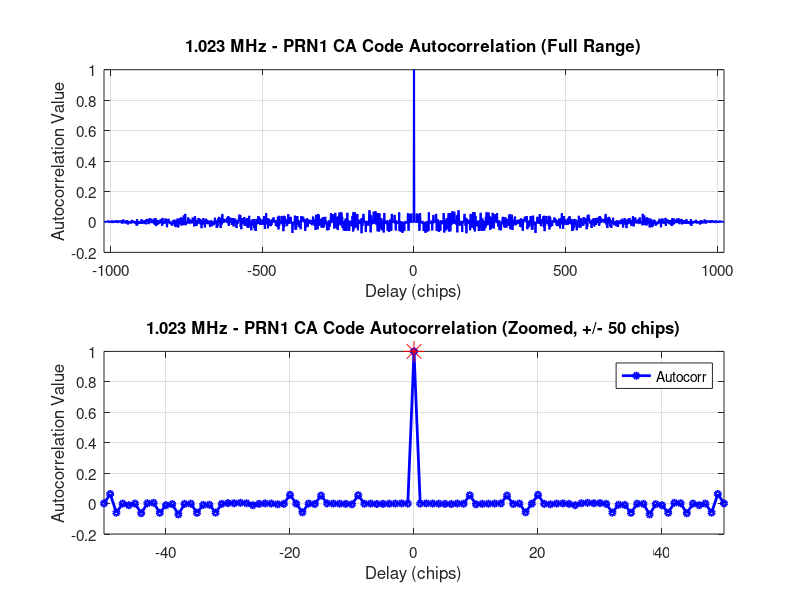
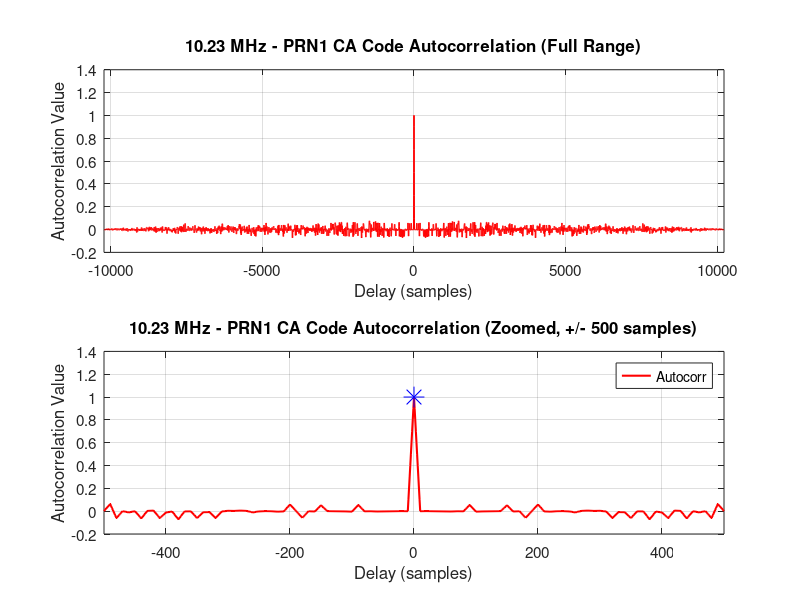
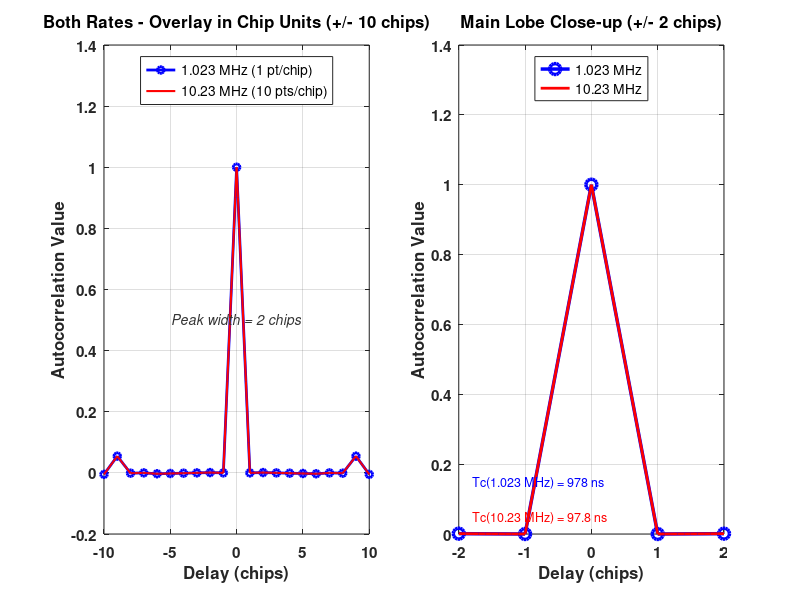
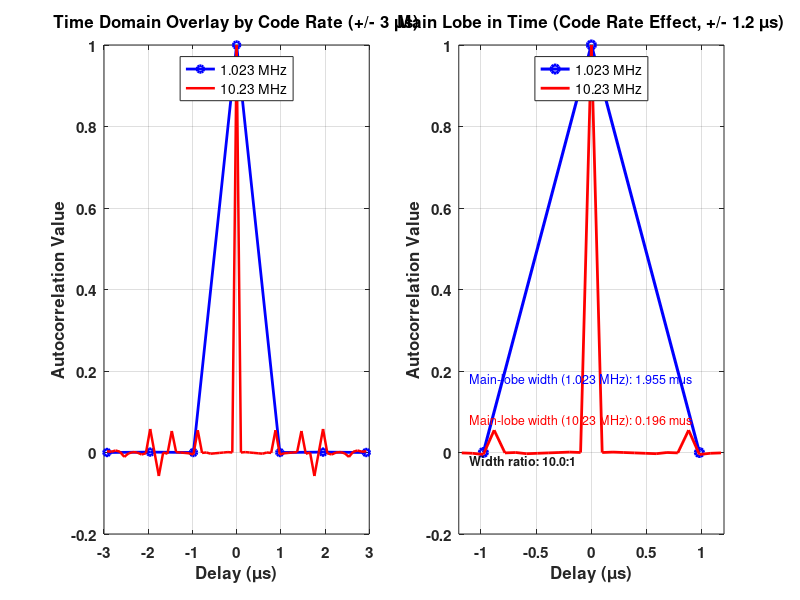

Write MATLAB code to recreate these figures, in order.
%% CA Code Autocorrelation Analysis - PRN1
% Analyze autocorrelation of PRN1 at two different sampling rates
% (1.023 MHz and 10.23 MHz)
% Generates plots showing autocorrelation curves

clear all;
close all;
clc;

%% 1. Generate PRN1 CA Code Sequence
fprintf('====== PRN1 CA Code Autocorrelation Analysis ======\n');
fprintf('Generating PRN1 CA code...\n');

g1 = ones(1, 10);
g2 = ones(1, 10);
ca01 = zeros(1, 1023);

for k = 1:1023
    g1_out = g1(10);
    g2_prn1_out = xor(g2(2), g2(6));
    ca01(k) = xor(g1_out, g2_prn1_out);
    
    g1_feedback = xor(g1(3), g1(10));
    g2_feedback = xor(xor(xor(g2(2), g2(3)), xor(g2(6), g2(8))), xor(g2(9), g2(10)));
    
    g1 = [g1_feedback, g1(1:9)];
    g2 = [g2_feedback, g2(1:9)];
end

% Convert to +1/-1 format
ca = 1 - 2 * ca01;

fprintf('CA code length: %d chips\n', length(ca));
fprintf('CA code period: %d chips\n\n', 1023);

%% 2. Calculate Autocorrelation at 1.023 MHz
fprintf('Computing autocorrelation at 1.023 MHz...\n');

% Normalize CA code
ca_norm_1023 = ca / norm(ca);

% Compute autocorrelation (delay from -1023 to +1023 chips)
max_lag = 1023;
autocorr_1023 = zeros(1, 2*max_lag + 1);
lags_1023 = (-max_lag:max_lag);

for lag_idx = 1:length(lags_1023)
    lag = lags_1023(lag_idx);
    
    if lag >= 0
        % Positive delay
        if lag < length(ca_norm_1023)
            autocorr_1023(lag_idx) = sum(ca_norm_1023(1:end-lag) .* ca_norm_1023(lag+1:end));
        end
    else
        % Negative delay
        lag_abs = abs(lag);
        if lag_abs < length(ca_norm_1023)
            autocorr_1023(lag_idx) = sum(ca_norm_1023(lag_abs+1:end) .* ca_norm_1023(1:end-lag_abs));
        end
    end
end

fprintf('1.023 MHz autocorrelation computation completed\n');

%% 3. Calculate Autocorrelation at 10.23 MHz (High Sampling Rate)
fprintf('Computing autocorrelation at 10.23 MHz...\n');

% 10x upsampling (each chip becomes 10 samples)
oversample_factor = 10;
ca_10x = zeros(1, length(ca) * oversample_factor);

for i = 1:length(ca)
    ca_10x((i-1)*oversample_factor + 1 : i*oversample_factor) = ca(i);
end

ca_norm_10230 = ca_10x / norm(ca_10x);

% Compute autocorrelation (delay from -10230 to +10230 samples)
max_lag_10x = 10230;
autocorr_10230 = zeros(1, 2*max_lag_10x + 1);
lags_10230 = (-max_lag_10x:max_lag_10x);

for lag_idx = 1:length(lags_10230)
    lag = lags_10230(lag_idx);
    
    if lag >= 0
        if lag < length(ca_norm_10230)
            autocorr_10230(lag_idx) = sum(ca_norm_10230(1:end-lag) .* ca_norm_10230(lag+1:end));
        end
    else
        lag_abs = abs(lag);
        if lag_abs < length(ca_norm_10230)
            autocorr_10230(lag_idx) = sum(ca_norm_10230(lag_abs+1:end) .* ca_norm_10230(1:end-lag_abs));
        end
    end
end

fprintf('10.23 MHz autocorrelation computation completed\n\n');

%% 4. Create Visualization Plots

% Get output directory (same as script location)
output_dir = fileparts(mfilename('fullpath'));

% Figure 1: 1.023 MHz autocorrelation (full range)
figure('Name', 'PRN1 CA Autocorr Analysis - 1.023 MHz', 'Color', 'w', 'Position', [100 100 1200 700]);

subplot(2,1,1);
plot(lags_1023, autocorr_1023, 'b-', 'LineWidth', 1.5);
grid on;
xlabel('Delay (chips)');
ylabel('Autocorrelation Value');
title('1.023 MHz - PRN1 CA Code Autocorrelation (Full Range)');
xlim([-1023 1023]);
set(gca, 'FontSize', 11);

% Figure 2: 1.023 MHz autocorrelation (zoomed to center, +/- 50 chips)
subplot(2,1,2);
center_idx = max_lag + 1;  % Index at zero delay
zoom_range = 50;
zoom_idx = center_idx - zoom_range : center_idx + zoom_range;
plot(lags_1023(zoom_idx), autocorr_1023(zoom_idx), 'b-', 'LineWidth', 2, 'Marker', 'o', 'MarkerSize', 4);
grid on;
xlabel('Delay (chips)');
ylabel('Autocorrelation Value');
title('1.023 MHz - PRN1 CA Code Autocorrelation (Zoomed, +/- 50 chips)');
xlim([-zoom_range zoom_range]);
set(gca, 'FontSize', 11);

% Mark peak value
[max_val, max_idx] = max(autocorr_1023(zoom_idx));
hold on;
plot(lags_1023(zoom_idx(max_idx)), max_val, 'r*', 'MarkerSize', 15);
legend(sprintf('Autocorr', sprintf('Peak=%.4f', max_val)), 'FontSize', 10);

output_file = fullfile(output_dir, 'ca_autocorr_1023MHz.png');
print(gcf, output_file, '-dpng', '-r150');
fprintf('Saved: %s\n', output_file);

% Figure 3: 10.23 MHz autocorrelation (full range)
figure('Name', 'PRN1 CA Autocorr Analysis - 10.23 MHz', 'Color', 'w', 'Position', [100 100 1200 700]);

subplot(2,1,1);
plot(lags_10230, autocorr_10230, 'r-', 'LineWidth', 1);
grid on;
xlabel('Delay (samples)');
ylabel('Autocorrelation Value');
title('10.23 MHz - PRN1 CA Code Autocorrelation (Full Range)');
xlim([-10230 10230]);
set(gca, 'FontSize', 11);

% Figure 4: 10.23 MHz autocorrelation (zoomed to center, +/- 500 samples)
subplot(2,1,2);
center_idx_10x = max_lag_10x + 1;
zoom_range_10x = 500;
zoom_idx_10x = center_idx_10x - zoom_range_10x : center_idx_10x + zoom_range_10x;
plot(lags_10230(zoom_idx_10x), autocorr_10230(zoom_idx_10x), 'r-', 'LineWidth', 1.5, 'Marker', '.', 'MarkerSize', 3);
grid on;
xlabel('Delay (samples)');
ylabel('Autocorrelation Value');
title('10.23 MHz - PRN1 CA Code Autocorrelation (Zoomed, +/- 500 samples)');
xlim([-zoom_range_10x zoom_range_10x]);
set(gca, 'FontSize', 11);

% Mark peak value
[max_val_10x, max_idx_10x] = max(autocorr_10230(zoom_idx_10x));
hold on;
plot(lags_10230(zoom_idx_10x(max_idx_10x)), max_val_10x, 'b*', 'MarkerSize', 15);
legend(sprintf('Autocorr', sprintf('Peak=%.4f', max_val_10x)), 'FontSize', 10);

output_file = fullfile(output_dir, 'ca_autocorr_10230MHz.png');
print(gcf, output_file, '-dpng', '-r150');
fprintf('Saved: %s\n', output_file);

% Figure 5: Overlay comparison with x-axis normalized to chips
% Key insight: both peaks are 2 chips wide, but differ 10x in physical time.
figure('Name', 'PRN1 CA Autocorr Comparison - Chip Normalized', 'Color', 'w', 'Position', [100 100 1400 550]);

% --- Subplot 1: Wide view (+/- 10 chips), normalized to chips ---
subplot(1,2,1);
zoom_chips = 10;
zoom_idx_w1 = center_idx - zoom_chips : center_idx + zoom_chips;
lags_chip_1023 = lags_1023(zoom_idx_w1);  % already in chips

% For 10.23 MHz: convert sample lag to chip lag (divide by oversample_factor)
zoom_samp_w2 = zoom_chips * oversample_factor;
zoom_idx_w2 = center_idx_10x - zoom_samp_w2 : center_idx_10x + zoom_samp_w2;
lags_chip_10230 = lags_10230(zoom_idx_w2) / oversample_factor;  % samples -> chips

plot(lags_chip_1023, autocorr_1023(zoom_idx_w1), 'b-o', 'LineWidth', 2, 'MarkerSize', 5);
hold on;
plot(lags_chip_10230, autocorr_10230(zoom_idx_w2), 'r-', 'LineWidth', 1.5);
grid on;
xlabel('Delay (chips)');
ylabel('Autocorrelation Value');
title('Both Rates - Overlay in Chip Units (+/- 10 chips)');
legend('1.023 MHz (1 pt/chip)', '10.23 MHz (10 pts/chip)', 'Location', 'north');
set(gca, 'FontSize', 11, 'FontWeight', 'bold');
xlim([-zoom_chips zoom_chips]);
% Annotation: peak width is the same in chips
text(0, 0.5, 'Peak width = 2 chips', 'HorizontalAlignment', 'center', ...
    'FontSize', 10, 'Color', [0.2 0.2 0.2], 'FontAngle', 'italic');

% --- Subplot 2: Close-up of the main lobe (+/- 2 chips) ---
subplot(1,2,2);
zoom_chips2 = 2;
zoom_idx_c1 = center_idx - zoom_chips2 : center_idx + zoom_chips2;
lags_chip_c1 = lags_1023(zoom_idx_c1);

zoom_samp_c2 = zoom_chips2 * oversample_factor;
zoom_idx_c2 = center_idx_10x - zoom_samp_c2 : center_idx_10x + zoom_samp_c2;
lags_chip_c2 = lags_10230(zoom_idx_c2) / oversample_factor;

plot(lags_chip_c1, autocorr_1023(zoom_idx_c1), 'b-o', 'LineWidth', 2.5, 'MarkerSize', 8);
hold on;
plot(lags_chip_c2, autocorr_10230(zoom_idx_c2), 'r-', 'LineWidth', 2);
grid on;
xlabel('Delay (chips)');
ylabel('Autocorrelation Value');
title('Main Lobe Close-up (+/- 2 chips)');
legend('1.023 MHz', '10.23 MHz', 'Location', 'north');
set(gca, 'FontSize', 11, 'FontWeight', 'bold');
xlim([-zoom_chips2 zoom_chips2]);
% Physical time annotation
Tc_1023  = 1 / 1.023e6 * 1e6;   % us
Tc_10230 = 1 / 10.23e6 * 1e6;   % us
text(-1.8, 0.15, sprintf('Tc(1.023 MHz) = %.0f ns', Tc_1023*1e3), ...
    'FontSize', 9, 'Color', 'b');
text(-1.8, 0.05, sprintf('Tc(10.23 MHz) = %.1f ns', Tc_10230*1e3), ...
    'FontSize', 9, 'Color', 'r');

output_file = fullfile(output_dir, 'ca_autocorr_comparison.png');
print(gcf, output_file, '-dpng', '-r150');
fprintf('Saved: %s\n\n', output_file);

% Figure 6: Time-domain overlay for true code-rate comparison
% IMPORTANT: This figure compares two code rates (chip durations), not sampling densities.
% The PRN chip sequence is the same; only chip period changes with code rate.
figure('Name', 'PRN1 CA Autocorr Comparison - Time Domain', 'Color', 'w', 'Position', [120 120 1400 550]);

% Convert lag axes to time (microseconds)
Rc_slow = 1.023e6;   % chips/s
Rc_fast = 10.23e6;   % chips/s
Tc_slow = 1 / Rc_slow;   % seconds/chip
Tc_fast = 1 / Rc_fast;   % seconds/chip
lags_time_us_1023 = lags_1023 * Tc_slow * 1e6;
lags_time_us_10230 = lags_1023 * Tc_fast * 1e6;

% Theoretical main-lobe full width (zero-crossing to zero-crossing)
main_lobe_width_slow_us = 2 * Tc_slow * 1e6;
main_lobe_width_fast_us = 2 * Tc_fast * 1e6;
width_ratio = main_lobe_width_slow_us / main_lobe_width_fast_us;

subplot(1,2,1);
time_window_us = 3.0;
idx_t1 = abs(lags_time_us_1023) <= time_window_us;
idx_t2 = abs(lags_time_us_10230) <= time_window_us;
plot(lags_time_us_1023(idx_t1), autocorr_1023(idx_t1), 'b-o', 'LineWidth', 2, 'MarkerSize', 5);
hold on;
plot(lags_time_us_10230(idx_t2), autocorr_1023(idx_t2), 'r-', 'LineWidth', 1.8);
grid on;
xlabel('Delay (\mus)');
ylabel('Autocorrelation Value');
title('Time Domain Overlay by Code Rate (+/- 3 \mus)');
legend('1.023 MHz', '10.23 MHz', 'Location', 'north');
set(gca, 'FontSize', 11, 'FontWeight', 'bold');
xlim([-time_window_us time_window_us]);

subplot(1,2,2);
time_window_us_zoom = 1.2;
idx_t1_zoom = abs(lags_time_us_1023) <= time_window_us_zoom;
idx_t2_zoom = abs(lags_time_us_10230) <= time_window_us_zoom;
plot(lags_time_us_1023(idx_t1_zoom), autocorr_1023(idx_t1_zoom), 'b-o', 'LineWidth', 2.2, 'MarkerSize', 6);
hold on;
plot(lags_time_us_10230(idx_t2_zoom), autocorr_1023(idx_t2_zoom), 'r-', 'LineWidth', 2);
grid on;
xlabel('Delay (\mus)');
ylabel('Autocorrelation Value');
title('Main Lobe in Time (Code Rate Effect, +/- 1.2 \mus)');
legend('1.023 MHz', '10.23 MHz', 'Location', 'north');
set(gca, 'FontSize', 11, 'FontWeight', 'bold');
xlim([-time_window_us_zoom time_window_us_zoom]);

text(-1.1, 0.18, sprintf('Main-lobe width (1.023 MHz): %.3f \mus', main_lobe_width_slow_us), ...
    'FontSize', 9, 'Color', 'b');
text(-1.1, 0.08, sprintf('Main-lobe width (10.23 MHz): %.3f \mus', main_lobe_width_fast_us), ...
    'FontSize', 9, 'Color', 'r');
text(-1.1, -0.02, sprintf('Width ratio: %.1f:1', width_ratio), ...
    'FontSize', 9, 'Color', [0.1 0.1 0.1], 'FontWeight', 'bold');

output_file = fullfile(output_dir, 'ca_autocorr_time_comparison.png');
print(gcf, output_file, '-dpng', '-r150');
fprintf('Saved: %s\n\n', output_file);

%% 5. Compute and Display Statistics
fprintf('====== Statistical Analysis ======\n');
fprintf('1.023 MHz Rate:\n');
fprintf('  Peak autocorrelation: %.6f (at zero delay)\n', autocorr_1023(center_idx));
fprintf('  Minimum autocorrelation: %.6f\n', min(autocorr_1023));
fprintf('  Mean autocorrelation: %.6f\n', mean(autocorr_1023));

fprintf('\n10.23 MHz Rate:\n');
fprintf('  Peak autocorrelation: %.6f (at zero delay)\n', autocorr_10230(center_idx_10x));
fprintf('  Minimum autocorrelation: %.6f\n', min(autocorr_10230));
fprintf('  Mean autocorrelation: %.6f\n', mean(autocorr_10230));

% Compute sidelobe analysis
sidelobe_1023 = max([autocorr_1023(center_idx-1023:center_idx-1), autocorr_1023(center_idx+1:center_idx+1023)]);
fprintf('\nSidelobe Analysis:\n');
fprintf('  1.023 MHz peak sidelobe: %.6f\n', sidelobe_1023);
fprintf('  Sidelobe to mainlobe ratio: %.4f\n', sidelobe_1023/autocorr_1023(center_idx));

fprintf('\nTime-Domain Main-Lobe Width (Theory):\n');
fprintf('  1.023 MHz width: %.6f us\n', main_lobe_width_slow_us);
fprintf('  10.23 MHz width: %.6f us\n', main_lobe_width_fast_us);
fprintf('  Width ratio (slow/fast): %.2f\n', width_ratio);

fprintf('\nAnalysis Complete! All plots saved.\n');
